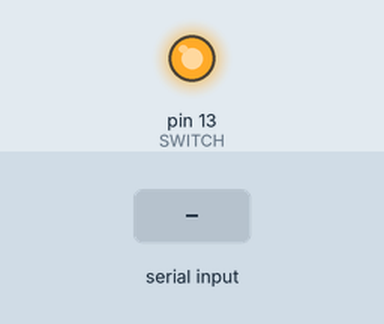
A sketch run on a simulated Arduino Uno, built with avr-gcc and run on an emulated ATmega328P. On the bench: output pins drawn as LEDs (lit = HIGH). The test bench sets the inputs (shaded band).

Above: at 1.2 s.
1.3 s: "s" received over Serial
At 2.1 s:
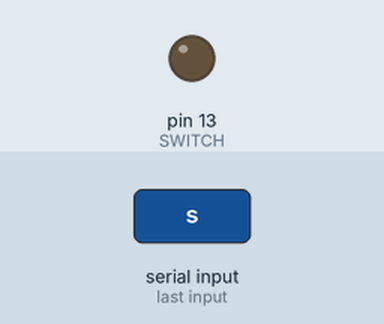
Timing chart, 0 to 4.3 s (numbered marks = the images above; inputs shaded):
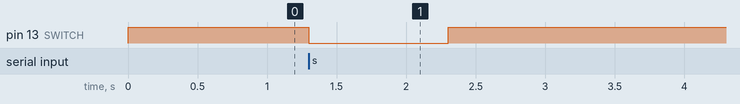

The sketch:

usb_switcher.ino
```cpp
int SWITCH = 13;

void setup() {
  Serial.begin(9600);
  pinMode(SWITCH, OUTPUT);

}

void loop() {
  char data = Serial.read();
  switch(data) {
    case 's':
      digitalWrite(SWITCH, LOW);
      delay(1000);
      break;
//    case 'test':
//      digitalWrite(SWITCH, HIGH);
//      break;
  }
  digitalWrite(SWITCH, HIGH);
}
```

Measured:
- after the input at 1.3 s, pin 13 (SWITCH): HIGH → LOW at once, → HIGH 1.0 s later
